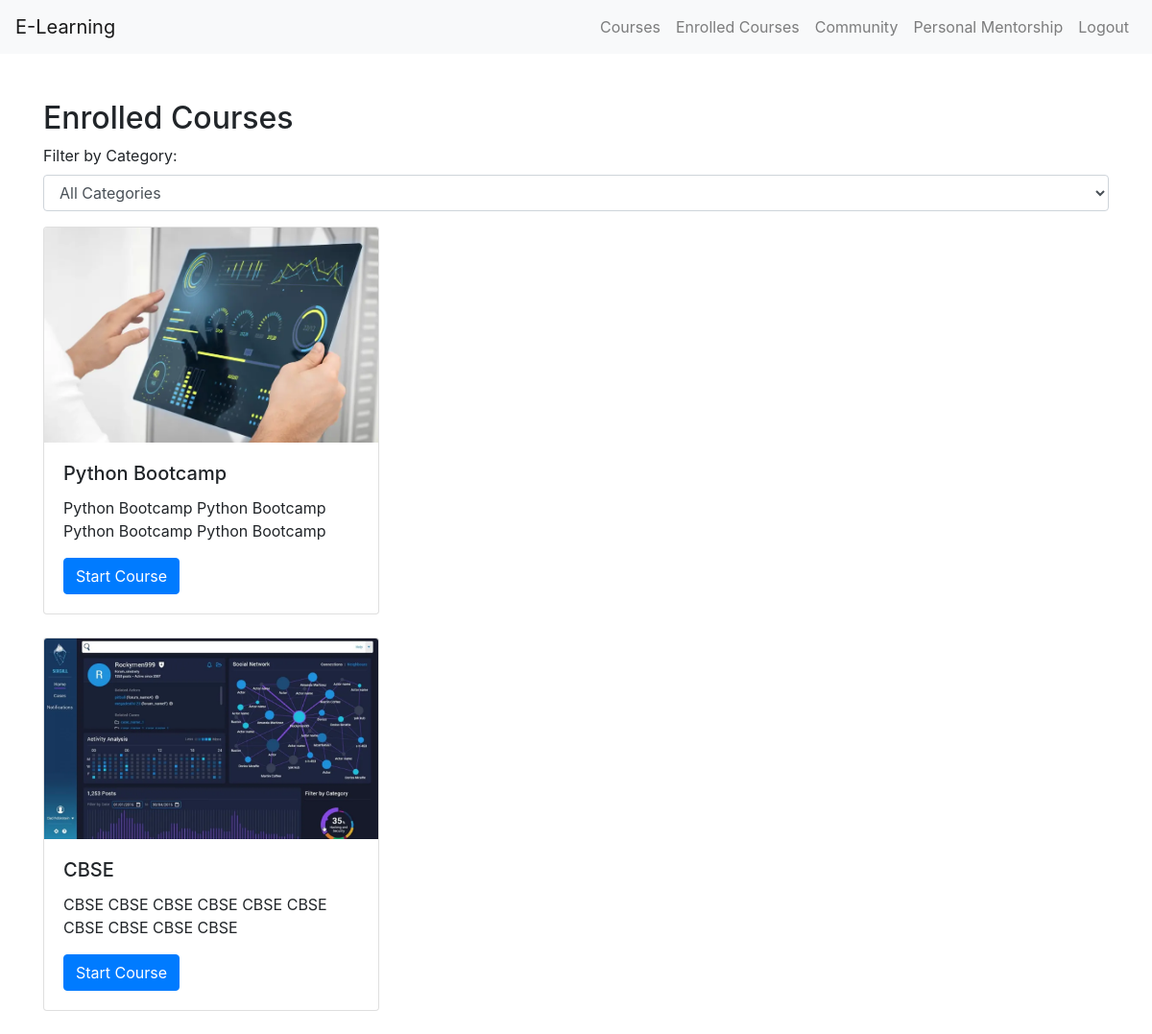
The page /enrolled-courses/ (signed in) on the database its author committed.
### app/models.py (models this page shows, shortened)
class Enrollment(models.Model):
    course = models.ForeignKey(Course, on_delete=models.CASCADE)
    user = models.ForeignKey(Student, on_delete=models.CASCADE, null=True, blank=True)

class Course(models.Model):
    TECH_COURSE = 'Tech Courses'
    CBSE_COURSE = 'CBSE Courses'
    CATEGORY_CHOICES = [
        (TECH_COURSE, 'Tech Courses'),
        (CBSE_COURSE, 'CBSE Courses'),
    ]
    title = models.CharField(max_length=100)
    description = models.TextField()
    price = models.DecimalField(max_digits=8, decimal_places=2)
    category = models.CharField(max_length=100, choices=CATEGORY_CHOICES, default=TECH_COURSE)
    grade = models.CharField(max_length=10, blank=True, null=True)
    image = models.ImageField(upload_to='staticfiles/course_images/', null=True, blank=True)
    demo_video = models.FileField(upload_to='staticfiles/demo_videos/', null=True, blank=True)
    course_video = models.FileField(upload_to='staticfiles/course_videos/', null=True, blank=True)

### app/views.py (the view)
# urls.py: path('enrolled-courses/', enrolled_course, name='enrolled_course'),
@login_required
def enrolled_course(request):
    try:
        admin_user = Student.objects.get(user=request.user)
        enrolled_courses = Enrollment.objects.filter(user=admin_user)
    except Student.DoesNotExist:
        enrolled_courses = []
    return render(request, 'enrolled_course.html', {'enrolled_courses': enrolled_courses})

### app/templates/enrolled_course.html (shortened to what this page needs)
<!DOCTYPE html>
<html lang="en">
<head>
    <link rel="stylesheet" href="https://stackpath.bootstrapcdn.com/bootstrap/4.5.2/css/bootstrap.min.css">
</head>
<body>
<nav class="navbar navbar-expand-lg navbar-light bg-light">
    <a class="navbar-brand" href="#">E-Learning</a>
    <div class="collapse navbar-collapse" id="navbarNav">
        <ul class="navbar-nav ml-auto">
            <li class="nav-item">
                <a class="nav-link" href="{% url 'course_catalog' %}">Courses</a>
            </li>
            <li class="nav-item">
                <a class="nav-link" href="#">Enrolled Courses</a>
            </li>
            <li class="nav-item">
                <a class="nav-link" href="{% url 'community_platform' %}">Community</a>
            </li>
            <li class="nav-item">
                <a class="nav-link" href="{% url 'mentorship_page' %}">Personal Mentorship</a>
            </li>
            <li class="nav-item">
                <a class="nav-link" href="{% url 'logout' %}">Logout</a>
            </li>
        </ul>
    </div>
</nav>
<div class="container mt-5">
    <h2>Enrolled Courses</h2>
    <div class="form-group">
        <label for="categoryFilterSelect">Filter by Category:</label>
        <select class="form-control" id="categoryFilterSelect">
            <option value="all">All Categories</option>
        </select>
    </div>
    <div class="row" id="techCourses">
        {% for enrollment in enrolled_courses %}
            {% if enrollment.course.category == 'Tech Courses' %}
                <div class="col-md-4 mb-4 enrolled-course-card" data-category="tech">
                    <div class="card">
                        <img src="{{ enrollment.course.image.url }}" class="card-img-top" alt="{{ enrollment.course.title }}">
                        <div class="card-body">
                            <h5 class="card-title">{{ enrollment.course.title }}</h5>
                            <p class="card-text">{{ enrollment.course.description }}</p>
                            <a href="{% url 'start_course' course_id=enrollment.course.id %}" class="btn btn-primary">Start Course</a>
                        </div>
                    </div>
                </div>
            {% endif %}
        {% endfor %}
    </div>
    <div class="row" id="cbseCourses">
        {% for enrollment in enrolled_courses %}
            {% if enrollment.course.category == 'CBSE Courses' %}
                <div class="col-md-4 mb-4 enrolled-course-card" data-category="cbse">
                    <div class="card">
                        <img src="{{ enrollment.course.image.url }}" class="card-img-top" alt="{{ enrollment.course.title }}">
                        <div class="card-body">
                            <h5 class="card-title">{{ enrollment.course.title }}</h5>
                            <p class="card-text">{{ enrollment.course.description }}</p>
                            <a href="{% url 'start_course' course_id=enrollment.course.id %}" class="btn btn-primary">Start Course</a>
                        </div>
                    </div>
                </div>
            {% endif %}
        {% endfor %}
    </div>
</div>
</body>
</html>

### rows shown on the page
Enrollment: course.image (picture), course "Python Bootcamp", course.description "Python Bootcamp Python Bootcamp Python Bootcamp Python Bootcamp"
Enrollment: course.image (picture), course "CBSE", course.description "CBSE CBSE CBSE CBSE CBSE CBSE CBSE CBSE CBSE CBSE"
